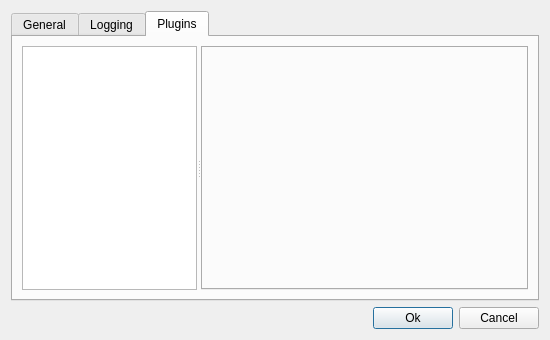
<?xml version="1.0" encoding="UTF-8"?>
<ui version="4.0">
 <author>Einar Uvsløkk, &lt;einar.uvslokk@linux.com&gt;</author>
 <class>SettingsDialog</class>
 <widget class="QDialog" name="SettingsDialog">
  <property name="geometry">
   <rect>
    <x>0</x>
    <y>0</y>
    <width>550</width>
    <height>340</height>
   </rect>
  </property>
  <property name="windowTitle">
   <string>Settings</string>
  </property>
  <layout class="QGridLayout" name="gridLayout">
   <item row="1" column="0">
    <layout class="QHBoxLayout" name="horizontalLayout">
     <item>
      <spacer name="spacer">
       <property name="orientation">
        <enum>Qt::Horizontal</enum>
       </property>
       <property name="sizeHint" stdset="0">
        <size>
         <width>40</width>
         <height>20</height>
        </size>
       </property>
      </spacer>
     </item>
     <item>
      <widget class="QPushButton" name="actionSave">
       <property name="text">
        <string>Ok</string>
       </property>
      </widget>
     </item>
     <item>
      <widget class="QPushButton" name="actionCancel">
       <property name="text">
        <string>Cancel</string>
       </property>
      </widget>
     </item>
    </layout>
   </item>
   <item row="0" column="0">
    <widget class="QTabWidget" name="tabWidget">
     <property name="tabPosition">
      <enum>QTabWidget::North</enum>
     </property>
     <property name="tabShape">
      <enum>QTabWidget::Rounded</enum>
     </property>
     <property name="currentIndex">
      <number>2</number>
     </property>
     <widget class="QWidget" name="tabGeneral">
      <attribute name="title">
       <string>General</string>
      </attribute>
      <layout class="QVBoxLayout" name="verticalLayout_3">
       <item>
        <widget class="QGroupBox" name="groupBox_2">
         <property name="title">
          <string>View options</string>
         </property>
         <layout class="QGridLayout" name="gridLayout_2">
          <item row="0" column="0">
           <widget class="QCheckBox" name="checkBox">
            <property name="text">
             <string>Show toolbar on start</string>
            </property>
           </widget>
          </item>
          <item row="1" column="0">
           <widget class="QCheckBox" name="checkBox_2">
            <property name="text">
             <string>Show statusbar on start</string>
            </property>
           </widget>
          </item>
         </layout>
        </widget>
       </item>
       <item>
        <widget class="QGroupBox" name="i18nGroup">
         <property name="title">
          <string>i18n</string>
         </property>
         <layout class="QVBoxLayout" name="verticalLayout_4">
          <item>
           <layout class="QHBoxLayout" name="horizontalLayout_2">
            <item>
             <widget class="QLabel" name="label">
              <property name="text">
               <string>Application language</string>
              </property>
             </widget>
            </item>
            <item>
             <widget class="QComboBox" name="languageSelector"/>
            </item>
            <item>
             <spacer name="horizontalSpacer">
              <property name="orientation">
               <enum>Qt::Horizontal</enum>
              </property>
              <property name="sizeHint" stdset="0">
               <size>
                <width>40</width>
                <height>20</height>
               </size>
              </property>
             </spacer>
            </item>
           </layout>
          </item>
         </layout>
        </widget>
       </item>
       <item>
        <spacer name="spacer_2">
         <property name="orientation">
          <enum>Qt::Vertical</enum>
         </property>
         <property name="sizeHint" stdset="0">
          <size>
           <width>20</width>
           <height>40</height>
          </size>
         </property>
        </spacer>
       </item>
      </layout>
     </widget>
     <widget class="QWidget" name="tabLogging">
      <attribute name="title">
       <string>Logging</string>
      </attribute>
      <layout class="QVBoxLayout" name="verticalLayout">
       <item>
        <layout class="QHBoxLayout" name="horizontalLayout_3">
         <item>
          <widget class="QCheckBox" name="showLoggerOnStart">
           <property name="text">
            <string>Show the Logger on startup</string>
           </property>
           <property name="checked">
            <bool>false</bool>
           </property>
          </widget>
         </item>
        </layout>
       </item>
       <item>
        <widget class="QGroupBox" name="logFilterGroup">
         <property name="title">
          <string>Filter Options</string>
         </property>
         <layout class="QVBoxLayout" name="verticalLayout_2">
          <item>
           <layout class="QHBoxLayout" name="horizontalLayout_4">
            <item>
             <widget class="QLabel" name="label_2">
              <property name="text">
               <string>Display message types:</string>
              </property>
             </widget>
            </item>
            <item>
             <widget class="QCheckBox" name="showErrors">
              <property name="text">
               <string>Errors</string>
              </property>
              <property name="checked">
               <bool>false</bool>
              </property>
             </widget>
            </item>
            <item>
             <widget class="QCheckBox" name="showDebug">
              <property name="text">
               <string>Debug</string>
              </property>
              <property name="checked">
               <bool>false</bool>
              </property>
             </widget>
            </item>
            <item>
             <widget class="QCheckBox" name="showInfo">
              <property name="text">
               <string>Info</string>
              </property>
              <property name="checked">
               <bool>false</bool>
              </property>
             </widget>
            </item>
            <item>
             <spacer name="horizontalSpacer_2">
              <property name="orientation">
               <enum>Qt::Horizontal</enum>
              </property>
              <property name="sizeHint" stdset="0">
               <size>
                <width>40</width>
                <height>20</height>
               </size>
              </property>
             </spacer>
            </item>
           </layout>
          </item>
         </layout>
        </widget>
       </item>
       <item>
        <spacer name="verticalSpacer">
         <property name="orientation">
          <enum>Qt::Vertical</enum>
         </property>
         <property name="sizeHint" stdset="0">
          <size>
           <width>20</width>
           <height>40</height>
          </size>
         </property>
        </spacer>
       </item>
      </layout>
     </widget>
     <widget class="QWidget" name="tabPlugins">
      <attribute name="title">
       <string>Plugins</string>
      </attribute>
      <layout class="QGridLayout" name="gridLayout_4">
       <item row="0" column="0">
        <widget class="QSplitter" name="splitter">
         <property name="orientation">
          <enum>Qt::Horizontal</enum>
         </property>
         <widget class="QListView" name="pluginListView">
          <property name="maximumSize">
           <size>
            <width>175</width>
            <height>16777215</height>
           </size>
          </property>
         </widget>
         <widget class="QTabWidget" name="pluginTabs"/>
        </widget>
       </item>
      </layout>
     </widget>
    </widget>
   </item>
  </layout>
 </widget>
 <tabstops>
  <tabstop>tabWidget</tabstop>
  <tabstop>languageSelector</tabstop>
  <tabstop>showLoggerOnStart</tabstop>
  <tabstop>showErrors</tabstop>
  <tabstop>showDebug</tabstop>
  <tabstop>showInfo</tabstop>
  <tabstop>pluginListView</tabstop>
  <tabstop>actionSave</tabstop>
  <tabstop>actionCancel</tabstop>
 </tabstops>
 <resources/>
 <connections>
  <connection>
   <sender>actionCancel</sender>
   <signal>clicked()</signal>
   <receiver>SettingsDialog</receiver>
   <slot>cancelSettings()</slot>
   <hints>
    <hint type="sourcelabel">
     <x>469</x>
     <y>289</y>
    </hint>
    <hint type="destinationlabel">
     <x>199</x>
     <y>149</y>
    </hint>
   </hints>
  </connection>
  <connection>
   <sender>actionSave</sender>
   <signal>clicked()</signal>
   <receiver>SettingsDialog</receiver>
   <slot>saveSettings()</slot>
   <hints>
    <hint type="sourcelabel">
     <x>378</x>
     <y>289</y>
    </hint>
    <hint type="destinationlabel">
     <x>199</x>
     <y>149</y>
    </hint>
   </hints>
  </connection>
  <connection>
   <sender>pluginListView</sender>
   <signal>clicked(QModelIndex)</signal>
   <receiver>SettingsDialog</receiver>
   <slot>pluginSelected()</slot>
   <hints>
    <hint type="sourcelabel">
     <x>107</x>
     <y>379</y>
    </hint>
    <hint type="destinationlabel">
     <x>614</x>
     <y>382</y>
    </hint>
   </hints>
  </connection>
 </connections>
 <slots>
  <slot>cancelSettings()</slot>
  <slot>saveSettings()</slot>
  <slot>pluginSelected()</slot>
 </slots>
</ui>
